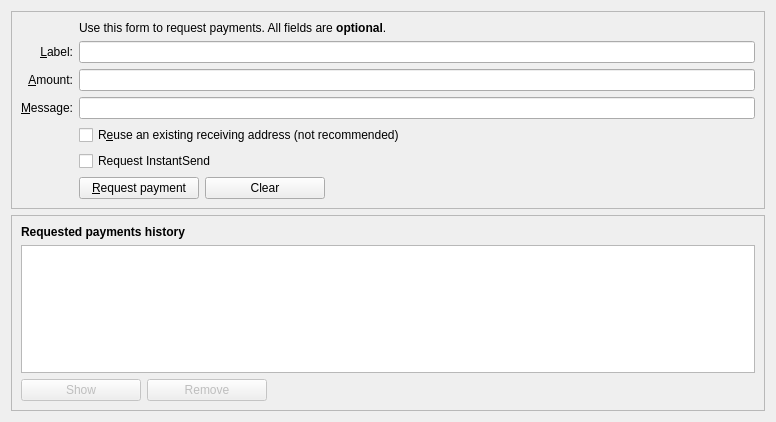
<?xml version="1.0" encoding="UTF-8"?>
<ui version="4.0">
 <class>ReceiveCoinsDialog</class>
 <widget class="QWidget" name="ReceiveCoinsDialog">
  <property name="geometry">
   <rect>
    <x>0</x>
    <y>0</y>
    <width>776</width>
    <height>422</height>
   </rect>
  </property>
  <layout class="QVBoxLayout" name="verticalLayout" stretch="0,0,0">
   <item>
    <widget class="QFrame" name="frame2">
     <property name="sizePolicy">
      <sizepolicy hsizetype="Preferred" vsizetype="Expanding">
       <horstretch>0</horstretch>
       <verstretch>0</verstretch>
      </sizepolicy>
     </property>
     <property name="frameShape">
      <enum>QFrame::StyledPanel</enum>
     </property>
     <property name="frameShadow">
      <enum>QFrame::Sunken</enum>
     </property>
     <layout class="QVBoxLayout" name="verticalLayout_3">
      <item>
       <layout class="QGridLayout" name="gridLayout">
        <item row="7" column="2">
         <widget class="QCheckBox" name="reuseAddress">
          <property name="toolTip">
           <string>Reuse one of the previously used receiving addresses.&lt;br&gt;Reusing addresses has security and privacy issues.&lt;br&gt;Do not use this unless re-generating a payment request made before.</string>
          </property>
          <property name="text">
           <string>R&amp;euse an existing receiving address (not recommended)</string>
          </property>
         </widget>
        </item>
        <item row="7" column="0">
         <widget class="QLabel" name="label_4">
          <property name="text">
           <string/>
          </property>
         </widget>
        </item>
        <item row="6" column="0">
         <widget class="QLabel" name="label_3">
          <property name="toolTip">
           <string>An optional message to attach to the payment request, which will be displayed when the request is opened. Note: The message will not be sent with the payment over the HDCH network.</string>
          </property>
          <property name="text">
           <string>&amp;Message:</string>
          </property>
          <property name="alignment">
           <set>Qt::AlignRight|Qt::AlignTrailing|Qt::AlignVCenter</set>
          </property>
          <property name="buddy">
           <cstring>reqMessage</cstring>
          </property>
         </widget>
        </item>
        <item row="4" column="2">
         <widget class="QLineEdit" name="reqLabel">
          <property name="contextMenuPolicy">
           <enum>Qt::ActionsContextMenu</enum>
          </property>
          <property name="toolTip">
           <string>An optional label to associate with the new receiving address.</string>
          </property>
         </widget>
        </item>
        <item row="6" column="2">
         <widget class="QLineEdit" name="reqMessage">
          <property name="contextMenuPolicy">
           <enum>Qt::ActionsContextMenu</enum>
          </property>
          <property name="toolTip">
           <string>An optional message to attach to the payment request, which will be displayed when the request is opened.&lt;br&gt;Note: The message will not be sent with the payment over the HDCH network.</string>
          </property>
         </widget>
        </item>
        <item row="2" column="2">
         <widget class="QLabel" name="label_5">
          <property name="text">
           <string>Use this form to request payments. All fields are &lt;b&gt;optional&lt;/b&gt;.</string>
          </property>
         </widget>
        </item>
        <item row="4" column="0">
         <widget class="QLabel" name="label_2">
          <property name="toolTip">
           <string>An optional label to associate with the new receiving address.</string>
          </property>
          <property name="text">
           <string>&amp;Label:</string>
          </property>
          <property name="alignment">
           <set>Qt::AlignRight|Qt::AlignTrailing|Qt::AlignVCenter</set>
          </property>
          <property name="buddy">
           <cstring>reqLabel</cstring>
          </property>
         </widget>
        </item>
        <item row="5" column="0">
         <widget class="QLabel" name="label">
          <property name="toolTip">
           <string>An optional amount to request. Leave this empty or zero to not request a specific amount.</string>
          </property>
          <property name="text">
           <string>&amp;Amount:</string>
          </property>
          <property name="alignment">
           <set>Qt::AlignRight|Qt::AlignTrailing|Qt::AlignVCenter</set>
          </property>
          <property name="buddy">
           <cstring>reqAmount</cstring>
          </property>
         </widget>
        </item>
        <item row="5" column="2">
         <widget class="BitcoinAmountField" name="reqAmount">
          <property name="minimumSize">
           <size>
            <width>80</width>
            <height>0</height>
           </size>
          </property>
          <property name="toolTip">
           <string>An optional amount to request. Leave this empty or zero to not request a specific amount.</string>
          </property>
         </widget>
        </item>
        <item row="9" column="2">
         <layout class="QHBoxLayout" name="horizontalLayout">
          <item>
           <widget class="QPushButton" name="receiveButton">
            <property name="minimumSize">
             <size>
              <width>120</width>
              <height>0</height>
             </size>
            </property>
            <property name="text">
             <string>&amp;Request payment</string>
            </property>
           </widget>
          </item>
          <item>
           <widget class="QPushButton" name="clearButton">
            <property name="sizePolicy">
             <sizepolicy hsizetype="Minimum" vsizetype="Fixed">
              <horstretch>0</horstretch>
              <verstretch>0</verstretch>
             </sizepolicy>
            </property>
            <property name="minimumSize">
             <size>
              <width>120</width>
              <height>0</height>
             </size>
            </property>
            <property name="toolTip">
             <string>Clear all fields of the form.</string>
            </property>
            <property name="text">
             <string>Clear</string>
            </property>
            <property name="autoDefault">
             <bool>false</bool>
            </property>
           </widget>
          </item>
          <item>
           <spacer name="horizontalSpacer">
            <property name="orientation">
             <enum>Qt::Horizontal</enum>
            </property>
            <property name="sizeHint" stdset="0">
             <size>
              <width>40</width>
              <height>20</height>
             </size>
            </property>
           </spacer>
          </item>
         </layout>
        </item>
        <item row="9" column="0">
         <widget class="QLabel" name="label_7">
          <property name="text">
           <string/>
          </property>
         </widget>
        </item>
        <item row="8" column="2">
         <widget class="QCheckBox" name="checkUseInstantSend">
          <property name="text">
           <string>Request InstantSend</string>
          </property>
          <property name="checked">
           <bool>false</bool>
          </property>
         </widget>
        </item>
       </layout>
      </item>
     </layout>
    </widget>
   </item>
   <item>
    <spacer name="verticalSpacer_2">
     <property name="orientation">
      <enum>Qt::Vertical</enum>
     </property>
     <property name="sizeHint" stdset="0">
      <size>
       <width>20</width>
       <height>10</height>
      </size>
     </property>
    </spacer>
   </item>
   <item>
    <widget class="QFrame" name="frame">
     <property name="sizePolicy">
      <sizepolicy hsizetype="Preferred" vsizetype="Expanding">
       <horstretch>0</horstretch>
       <verstretch>0</verstretch>
      </sizepolicy>
     </property>
     <property name="frameShape">
      <enum>QFrame::StyledPanel</enum>
     </property>
     <property name="frameShadow">
      <enum>QFrame::Raised</enum>
     </property>
     <layout class="QVBoxLayout" name="verticalLayout_2">
      <item>
       <widget class="QLabel" name="label_6">
        <property name="font">
         <font>
          <weight>75</weight>
          <bold>true</bold>
         </font>
        </property>
        <property name="text">
         <string>Requested payments history</string>
        </property>
       </widget>
      </item>
      <item>
       <widget class="QTableView" name="recentRequestsView">
        <property name="contextMenuPolicy">
         <enum>Qt::CustomContextMenu</enum>
        </property>
        <property name="tabKeyNavigation">
         <bool>false</bool>
        </property>
        <property name="sortingEnabled">
         <bool>true</bool>
        </property>
       </widget>
      </item>
      <item>
       <layout class="QHBoxLayout" name="horizontalLayout_2">
        <item>
         <widget class="QPushButton" name="showRequestButton">
          <property name="enabled">
           <bool>false</bool>
          </property>
          <property name="minimumSize">
           <size>
            <width>120</width>
            <height>0</height>
           </size>
          </property>
          <property name="toolTip">
           <string>Show the selected request (does the same as double clicking an entry)</string>
          </property>
          <property name="text">
           <string>Show</string>
          </property>
          <property name="autoDefault">
           <bool>false</bool>
          </property>
         </widget>
        </item>
        <item>
         <widget class="QPushButton" name="removeRequestButton">
          <property name="enabled">
           <bool>false</bool>
          </property>
          <property name="minimumSize">
           <size>
            <width>120</width>
            <height>0</height>
           </size>
          </property>
          <property name="toolTip">
           <string>Remove the selected entries from the list</string>
          </property>
          <property name="text">
           <string>Remove</string>
          </property>
          <property name="autoDefault">
           <bool>false</bool>
          </property>
         </widget>
        </item>
        <item>
         <spacer name="horizontalSpacer_2">
          <property name="orientation">
           <enum>Qt::Horizontal</enum>
          </property>
          <property name="sizeHint" stdset="0">
           <size>
            <width>40</width>
            <height>20</height>
           </size>
          </property>
         </spacer>
        </item>
       </layout>
      </item>
     </layout>
    </widget>
   </item>
  </layout>
 </widget>
 <customwidgets>
  <customwidget>
   <class>BitcoinAmountField</class>
   <extends>QLineEdit</extends>
   <header>bitcoinamountfield.h</header>
   <container>1</container>
  </customwidget>
 </customwidgets>
 <tabstops>
  <tabstop>reqLabel</tabstop>
  <tabstop>reqAmount</tabstop>
  <tabstop>reqMessage</tabstop>
  <tabstop>reuseAddress</tabstop>
  <tabstop>receiveButton</tabstop>
  <tabstop>clearButton</tabstop>
  <tabstop>recentRequestsView</tabstop>
  <tabstop>showRequestButton</tabstop>
  <tabstop>removeRequestButton</tabstop>
 </tabstops>
 <resources/>
 <connections/>
</ui>
